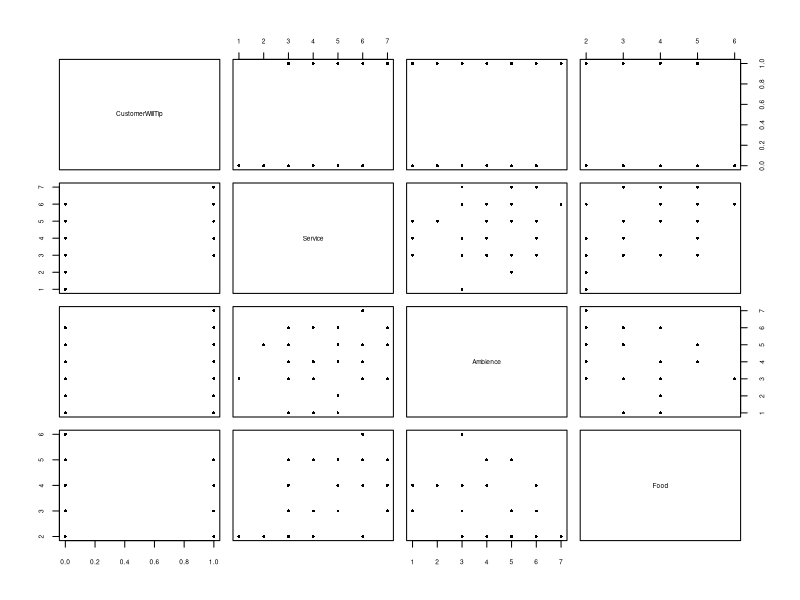

Write the R code that produced this figure. (Note: this script raises an error after producing the figure.)
setwd("C:/R")
data=read.csv('RestaurantTips.csv',sep=",",header=TRUE)
View(data)
names(data)

plot(data[,2:5],cex.axis=0.6,cex.lab=0.6,cex.labels=0.6,cex=0.6,pch=16)

cor(data[,2:5])

formula1=CustomerWillTip ~ Service + Food + Ambience
LGModel<-glm(formula1 , data = data, family = binomial(logit))
summary(LGModel)

LGModel1<-glm(CustomerWillTip ~ Service, data = data, family = binomial(logit))
summary(LGModel1)

LGModel1Pred <- round(predict(LGModel1, data, type="response"))

library(caret)
LGModel1CM <- confusionMatrix(LGModel1Pred, data[,"CustomerWillTip"])
LGModel1CM
